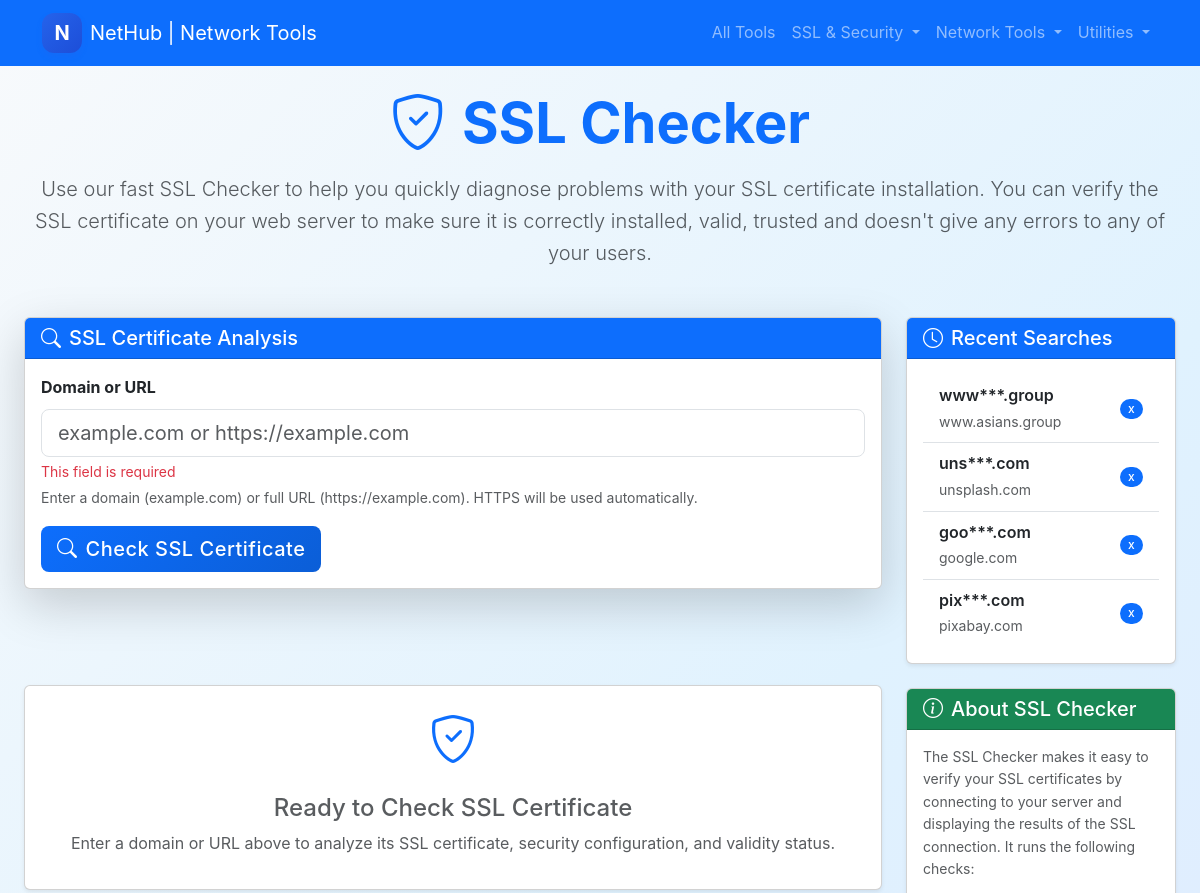
The app's page /sslchecker (upper part), older data.
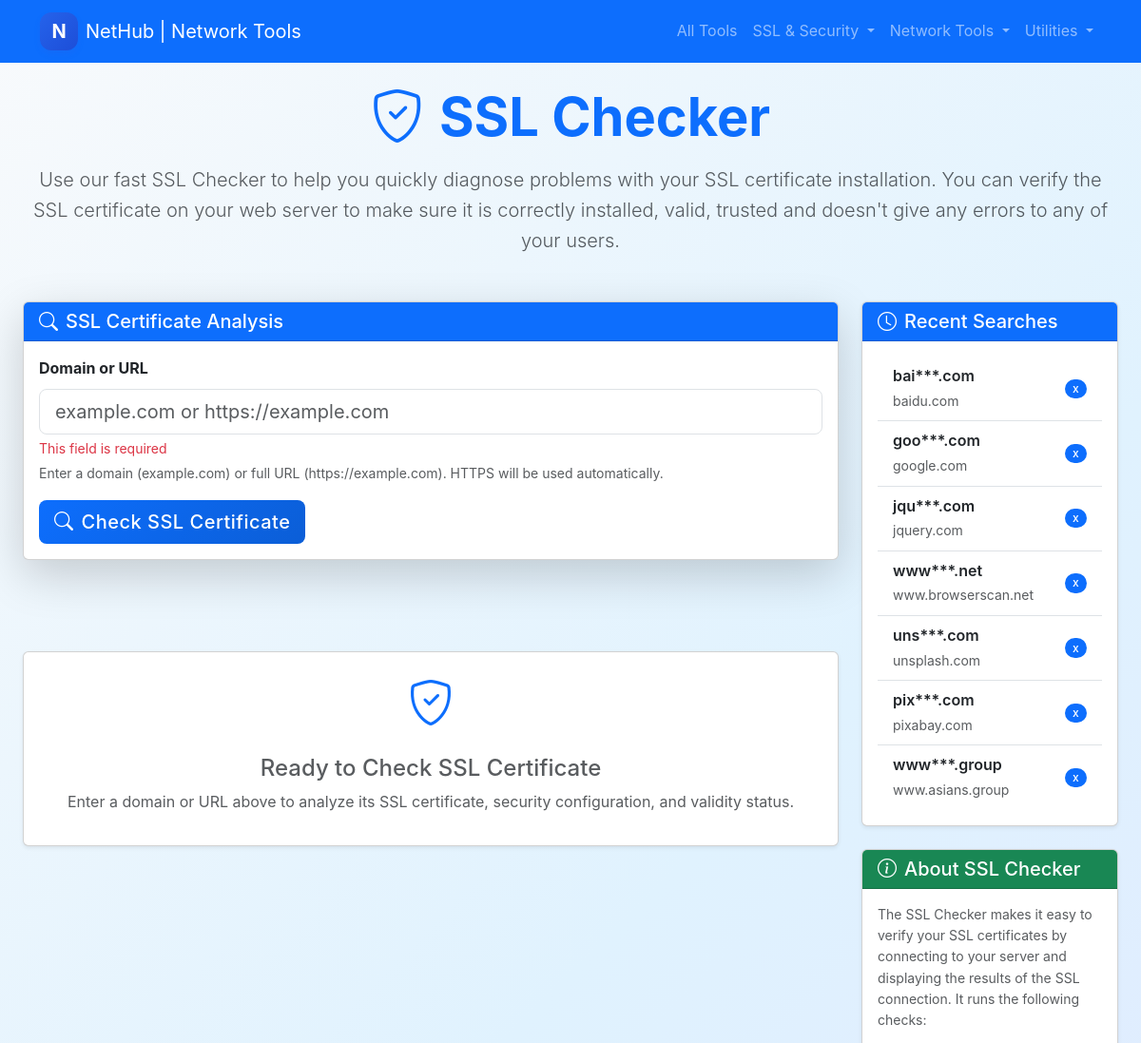
The same page, newer data.
### tables this page shows
CREATE TABLE recent_searches (
            id INTEGER PRIMARY KEY AUTOINCREMENT,
            domain TEXT NOT NULL,
            full_url TEXT NOT NULL,
            search_count INTEGER DEFAULT 1,
            last_searched TIMESTAMP DEFAULT CURRENT_TIMESTAMP,
            created_at TIMESTAMP DEFAULT CURRENT_TIMESTAMP
        );

### app.py (the view, shortened to what this page needs)
@app.route('/sslchecker', methods=['GET', 'POST'])
def ssl_checker():
    recent_searches = get_recent_searches(10)
    ssl_results = None
    prefill_domain = None
    return render_template('sslchecker.html',
                         recent_searches=recent_searches,
                         ssl_results=ssl_results,
                         prefill_domain=prefill_domain)

### app.py (called while the page is built)
def get_recent_searches(limit=10):
    try:
        conn = sqlite3.connect('recent_searches.db')
        cursor = conn.cursor()
        cursor.execute('''
            SELECT domain, full_url, search_count, last_searched
            FROM recent_searches
            ORDER BY last_searched DESC
            LIMIT ?
        ''', (limit,))
        results = cursor.fetchall()
        conn.close()
        return [{
            'domain': row[0],
            'full_url': row[1],
            'search_count': row[2],
            'last_searched': row[3]
        } for row in results]
    except Exception as e:
        print(f"Error getting recent searches: {e}")
        return []

### templates/sslchecker.html (shortened to what this page needs)
{% extends "base.html" %}
{% block content %}
<div class="container-fluid">
    <div class="text-center mb-5">
        <h1 class="display-4 fw-bold text-primary mb-3">
            <i class="bi bi-shield-check me-3"></i>SSL Checker
        </h1>
        <p class="lead text-muted">Use our fast SSL Checker to help you quickly diagnose problems with your SSL certificate installation. You can verify the SSL certificate on your web server to make sure it is correctly installed, valid, trusted and doesn't give any errors to any of your users.</p>
    </div>
    <div class="row">
        <div class="col-lg-3 order-lg-2">
            <div class="sticky-top" style="top: 20px;">
                <div class="card shadow-sm mb-4">
                    <div class="card-header bg-primary text-white">
                        <h5 class="mb-0"><i class="bi bi-clock me-2"></i>Recent Searches</h5>
                    </div>
                    <div class="card-body">
                        {% if recent_searches %}
                            <div class="list-group list-group-flush">
                                {% for search in recent_searches %}
                                <a href="/sslchecker/{{ search.domain }}" class="list-group-item list-group-item-action d-flex justify-content-between align-items-center">
                                    <div>
                                        <div class="fw-semibold">{{ search.domain[:3] }}***.{{ search.domain.split('.')[-1] }}</div>
                                        <small class="text-muted">{{ search.domain }}</small>
                                    </div>
                                    <span class="badge bg-primary rounded-pill">{{ search.count }}x</span>
                                </a>
                                {% endfor %}
                            </div>
                        {% else %}
                            <p class="text-muted mb-0">No recent searches</p>
                        {% endif %}
                    </div>
                </div>
                <div class="card shadow-sm mb-4">
                    <div class="card-header bg-success text-white">
                        <h5 class="mb-0"><i class="bi bi-info-circle me-2"></i>About SSL Checker</h5>
                    </div>
                    <div class="card-body">
                        <p class="text-muted mb-3 small">The SSL Checker makes it easy to verify your SSL certificates by connecting to your server and displaying the results of the SSL connection. It runs the following checks:</p>
                    </div>
                </div>
            </div>
        </div>
        <div class="col-lg-9 order-lg-1">
        <div class="card shadow-lg mb-5">
            <div class="card-header bg-primary text-white">
                <h5 class="mb-0"><i class="bi bi-search me-2"></i>SSL Certificate Analysis</h5>
            </div>
            <div class="card-body">
                <form method="POST" action="/sslchecker" class="row g-3">
                    <div class="col-12">
                        <label for="sslUrl" class="form-label fw-bold">Domain or URL</label>
                        <input type="text" class="form-control form-control-lg" id="sslUrl" name="url"
                               value="{{ prefill_domain or '' }}"
                               placeholder="example.com or https://example.com" required>
                        <div class="form-text">Enter a domain (example.com) or full URL (https://example.com). HTTPS will be used automatically.</div>
                    </div>
                    <div class="col-12">
                        <button type="submit" class="btn btn-primary btn-lg">
                            <i class="bi bi-search me-2"></i>Check SSL Certificate
                        </button>
                    </div>
                </form>
            </div>
        </div>
        {% if not ssl_results %}
        <div class="text-center py-5">
            <div class="card shadow-sm">
                <div class="card-body">
                    <i class="bi bi-shield-check text-primary" style="font-size: 3rem;"></i>
                    <h4 class="mt-3 text-muted">Ready to Check SSL Certificate</h4>
                    <p class="text-muted">Enter a domain or URL above to analyze its SSL certificate, security configuration, and validity status.</p>
                </div>
            </div>
        </div>
        {% endif %}
        </div>
    </div>
</div>
{% endblock %}

### templates/base.html (shortened to what this page needs)
<!DOCTYPE html>
<html lang="en">
<head>
    <link href="https://cdn.jsdelivr.net/npm/bootstrap@5.3.0/dist/css/bootstrap.min.css" rel="stylesheet">
    <link href="https://cdn.jsdelivr.net/npm/bootstrap-icons@1.10.0/font/bootstrap-icons.css" rel="stylesheet">
    <link href="/static/style.css" rel="stylesheet">
</head>
<body>
    <nav class="navbar navbar-expand-lg navbar-dark bg-primary">
        <div class="container">
            <a class="navbar-brand" href="/">
                <div class="d-flex align-items-center">
                    <div class="logo-circle me-2">N</div>
                    <span>NetHub | Network Tools</span>
                </div>
            </a>
            <div class="collapse navbar-collapse" id="navbarNav">
                <div class="navbar-nav ms-auto">
                <a class="nav-link {% if request.endpoint == 'homepage' %}active{% endif %}" href="/">All Tools</a>
                <div class="nav-item dropdown">
                    <a class="nav-link dropdown-toggle" href="#" id="sslDropdown" role="button" data-bs-toggle="dropdown" aria-expanded="false">
                        SSL & Security
                    </a>
                </div>
                <div class="nav-item dropdown">
                    <a class="nav-link dropdown-toggle" href="#" id="networkDropdown" role="button" data-bs-toggle="dropdown" aria-expanded="false">
                        Network Tools
                    </a>
                </div>
                <div class="nav-item dropdown">
                    <a class="nav-link dropdown-toggle" href="#" id="utilityDropdown" role="button" data-bs-toggle="dropdown" aria-expanded="false">
                        Utilities
                    </a>
                </div>
                </div>
            </div>
        </div>
    </nav>
    <div class="container-fluid py-4">
        {% block content %}{% endblock %}
    </div>
</body>
</html>

### static/style.css (style rules this page uses)
body { font-family: -apple-system, BlinkMacSystemFont, 'Segoe UI', Roboto, 'Helvetica Neue', Arial, sans-serif; background: linear-gradient(135deg, #f8fafc 0%, #e0f2fe 50%, #e0e7ff 100%); min-height: 100vh; color: #111827; line-height: 1.6; }
.logo-circle { width: 2.5rem; height: 2.5rem; background: linear-gradient(135deg, #2563eb 0%, #1d4ed8 100%); border-radius: 0.75rem; display: flex; align-items: center; justify-content: center; color: white; font-weight: bold; font-size: 1.25rem; box-shadow: 0 4px 6px -1px rgba(37, 99, 235, 0.3); }
* { box-sizing: border-box; }
p, li { line-height: 1.6; }

### templates/sslchecker.html (style rules this page uses)
.card { transition: all 0.3s ease; }
.badge { font-weight: 500; letter-spacing: 0.5px; }
.text-primary { color: #0d6efd !important; }
.btn-primary { background: linear-gradient(135deg, #0d6efd 0%, #0b5ed7 100%); border: none; font-weight: 500; letter-spacing: 0.5px; }

Row changes from the older to the newer data that the page shows:
added recent_searches: domain "bai", domain "com", domain "baidu.com"
changed recent_searches "goo": moves up the list
added recent_searches: domain "jqu", domain "com", domain "jquery.com"
added recent_searches: domain "www", domain "net", domain "www.browserscan.net"
changed recent_searches "uns": moves down the list
changed recent_searches "pix": moves up the list
